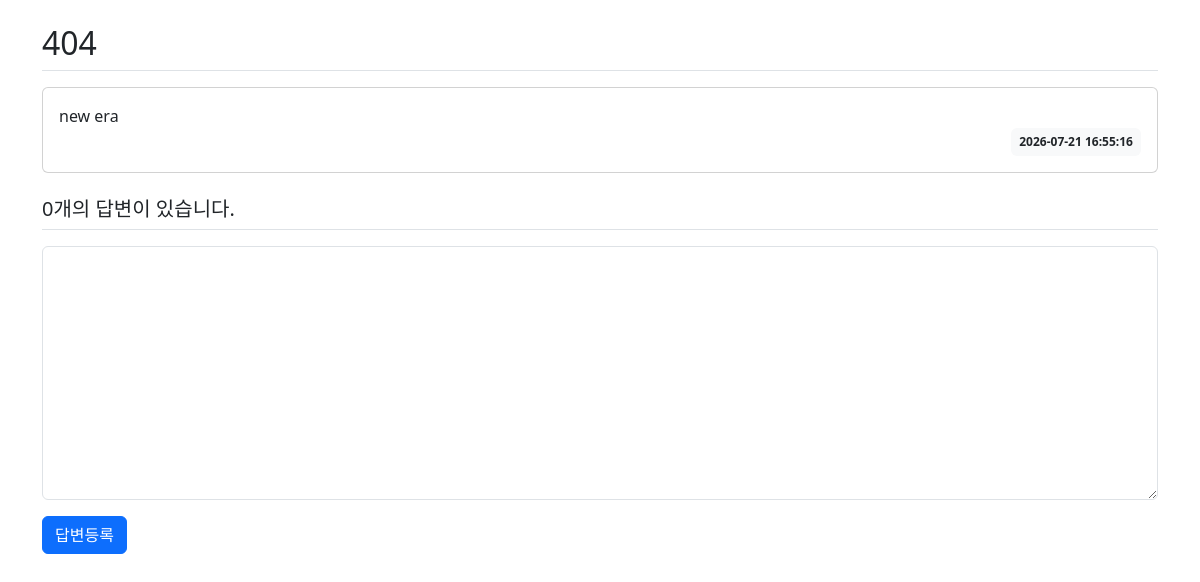
The page /question/detail/8/ on the database as committed earlier.
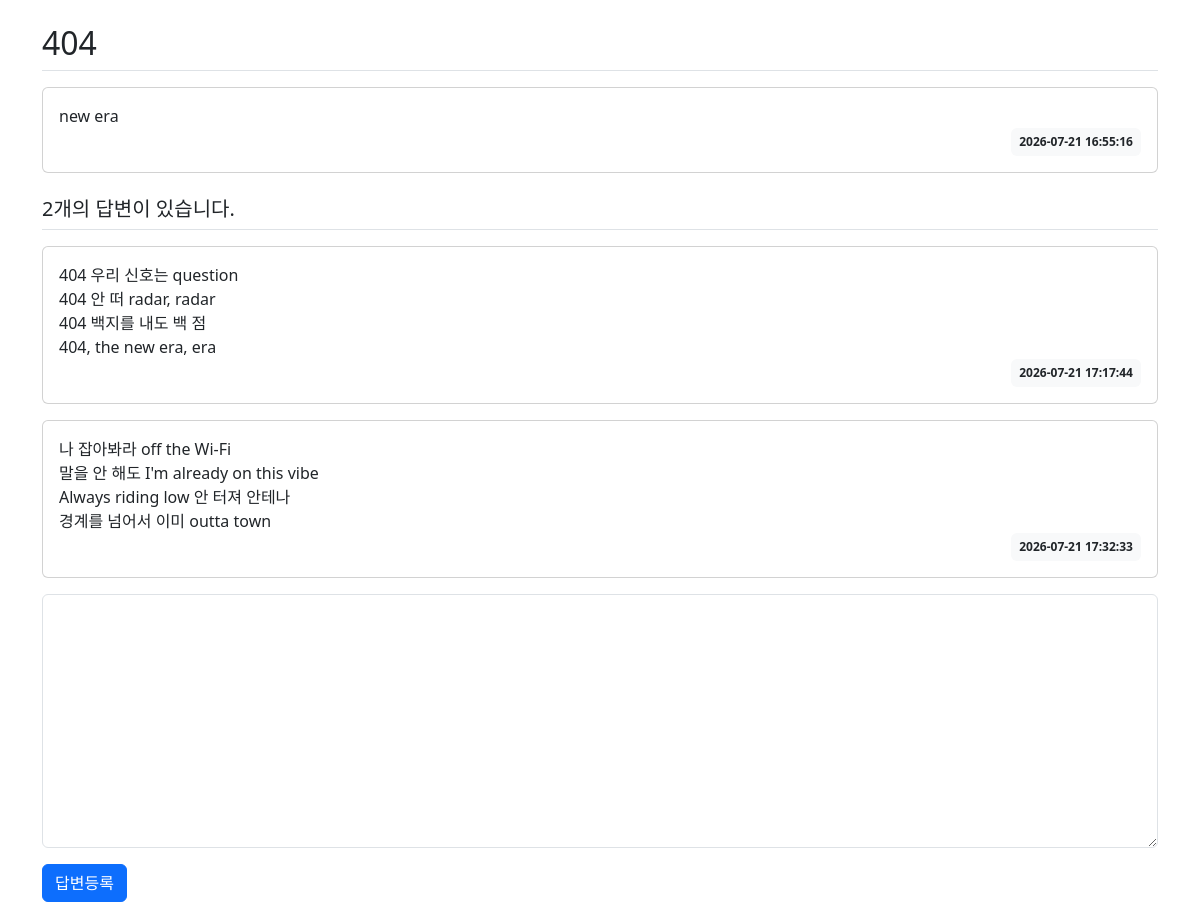
The same page on the database as committed later.
### pybo/models.py (models this page shows, shortened)
class Question(db.Model):
    id = db.Column(db.Integer, primary_key=True)
    subject = db.Column(db.String(max_string), nullable=False) # 200자까지 문자열 제한이 있으며 null을 허용하지 않겠다.
    content = db.Column(db.Text(), nullable=False)
    create_date = db.Column(db.DateTime(), nullable=False) # DateTime을 받아오며 null을 허용하지 않겠다

class Answer(db.Model):
    id = db.Column(db.Integer, primary_key=True)
    question_id = db.Column(db.Integer, db.ForeignKey('question.id', ondelete='CASCADE'))
    question = db.relationship('Question', backref=db.backref('answer_set', cascade='all, delete-orphan'))
    content = db.Column(db.Text(), nullable=False)
    create_date = db.Column(db.DateTime(), nullable=False)

### pybo/views/question_views.py (the view)
@bp.route('/detail/<int:question_id>/')
def detail(question_id):
    form = AnswerForm() # 상세 조회 라우터 내부에 빈 답변 폼 생성
    question = Question.query.get_or_404(question_id)
    return render_template('question/question_detail.html', question=question, form=form)

### pybo/forms.py
class AnswerForm(FlaskForm):
    content = TextAreaField('내용', validators=[DataRequired('내용은 필수 입력 항목입니다.')])

### pybo/templates/question/question_detail.html (shortened to what this page needs)
{% extends 'base.html' %}
{% block content %}
<div class="container my-3">
    <h2 class="border-bottom py-2">{{ question.subject }}</h2>
    <div class="card my-3">
        <div class="card-body">
            <div class="card-text" style="white-space: pre-line;">{{ question.content }}</div>
            <div class="d-flex justify-content-end">
                <div class="badge bg-light text-dark p-2">
                    <span>{{ question.create_date.strftime('%Y-%m-%d %H:%M:%S') }}</span>
                </div>
            </div>
        </div>
    </div>
    <h5 class="border-bottom my-3 py-2">{{ question.answer_set|length }}개의 답변이 있습니다.</h5>
    {% for answer in question.answer_set %}
    <div class="card my-3">
        <div class="card-body">
            <div class="card-text" style="white-space: pre-line;">{{ answer.content }}</div>
            <div class="d-flex justify-content-end">
                <div class="badge bg-light text-dark p-2">
                    <span>{{ answer.create_date.strftime('%Y-%m-%d %H:%M:%S') }}</span>
                </div>
            </div>
        </div>
    </div>
    {% endfor %}
    <form action="{{ url_for('answer.create', question_id=question.id) }}" method="post" class="my-3">
        <div class="mb-3">
            <textarea name="content" id="content" class="form-control" rows="10"></textarea>
        </div>
        <input type="submit" value="답변등록" class="btn btn-primary">
    </form>
</div>
{% endblock %}

### pybo/templates/base.html (shortened to what this page needs)
<!DOCTYPE html>
<html lang="ko">
<head>
    <link rel="stylesheet" href="https://cdn.jsdelivr.net/npm/bootstrap@5.3.8/dist/css/bootstrap.min.css">
</head>
<body>
	{% block content %}
	{% endblock %}
</body>
</html>

Rows that differ between the two databases and show on the page:
added Answer: content "404 우리 신호는 question 404 안 떠 radar, radar 404 백지를 내도 백 점 404, the new era, era", create_date "2026-07-21 17:17:44"
added Answer: content "나 잡아봐라 off the Wi-Fi 말을 안 해도 I'm already on this vibe Always riding low 안 터져 안테나 경계를 넘어서 이미 outta town", create_date "2026-07-21 17:32:33"
Other text that changed with them:
{{ question.answer_set|length }}: "0" → "2"
